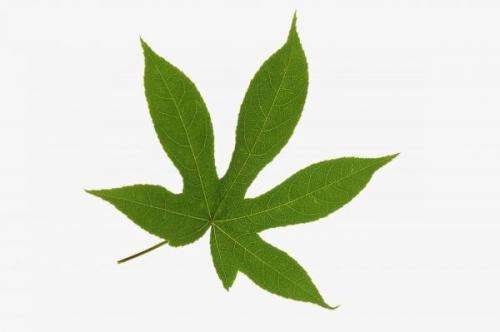
#> input picture canny/shuye.jpg, 500 x 332 px
$ python canny.py
#> lines starting #> are read from the running program, lines starting #| are printed output that depends on the picture; after the words box and inside, x2 and y2 are one past the last pixel; in counts of white or black regions, pixels touching at a corner belong together
import cv2

image = 'shuye.jpg'
img = cv2.imread(image)
#> img is the input picture: shape (332, 500, 3); mean B, G, R 204.5, 222.1, 216.2
cv2.imshow('img',img)
image_canny = cv2.Canny(img, 100, 200)
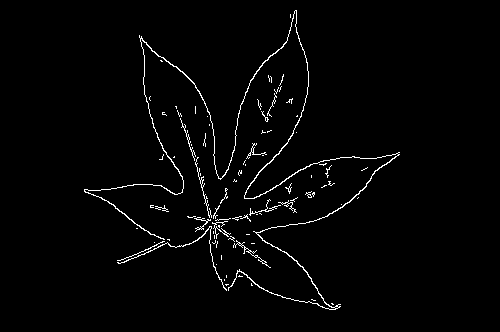
#> image_canny: shape (332, 500); 2% white in thin lines or dots, all inside (x1, y1, x2, y2) = (84, 10, 400, 310)
cv2.imshow('img-Canny', image_canny)

cv2.waitKey()
cv2.destroyAllWindows()

$ run again, with canny/fenshuiling.jpg copied over canny/shuye.jpg
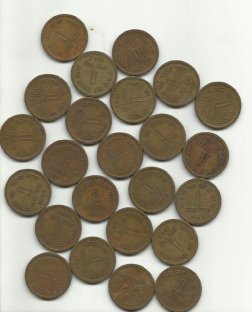
#> input picture canny/fenshuiling.jpg, 252 x 312 px
#> img is the input picture: shape (312, 252, 3); mean B, G, R 136.3, 153.2, 161.4
#> `image_canny = cv2.Canny(img, 100, 200)`:
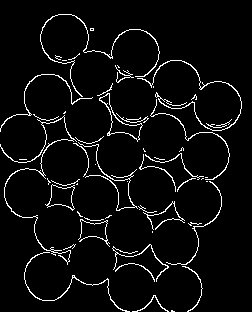
#> image_canny: shape (312, 252); 4.9% white in thin lines or dots
